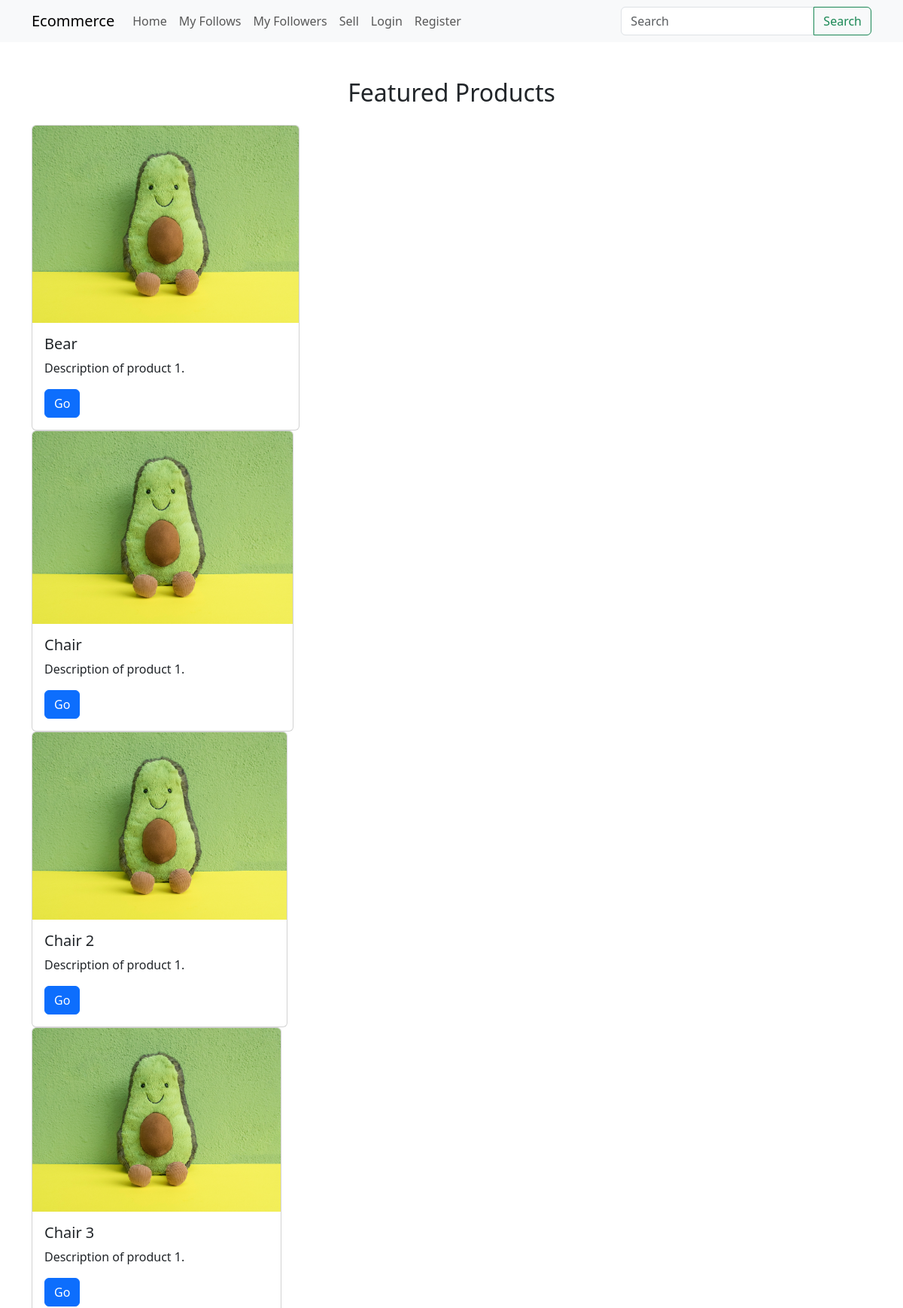
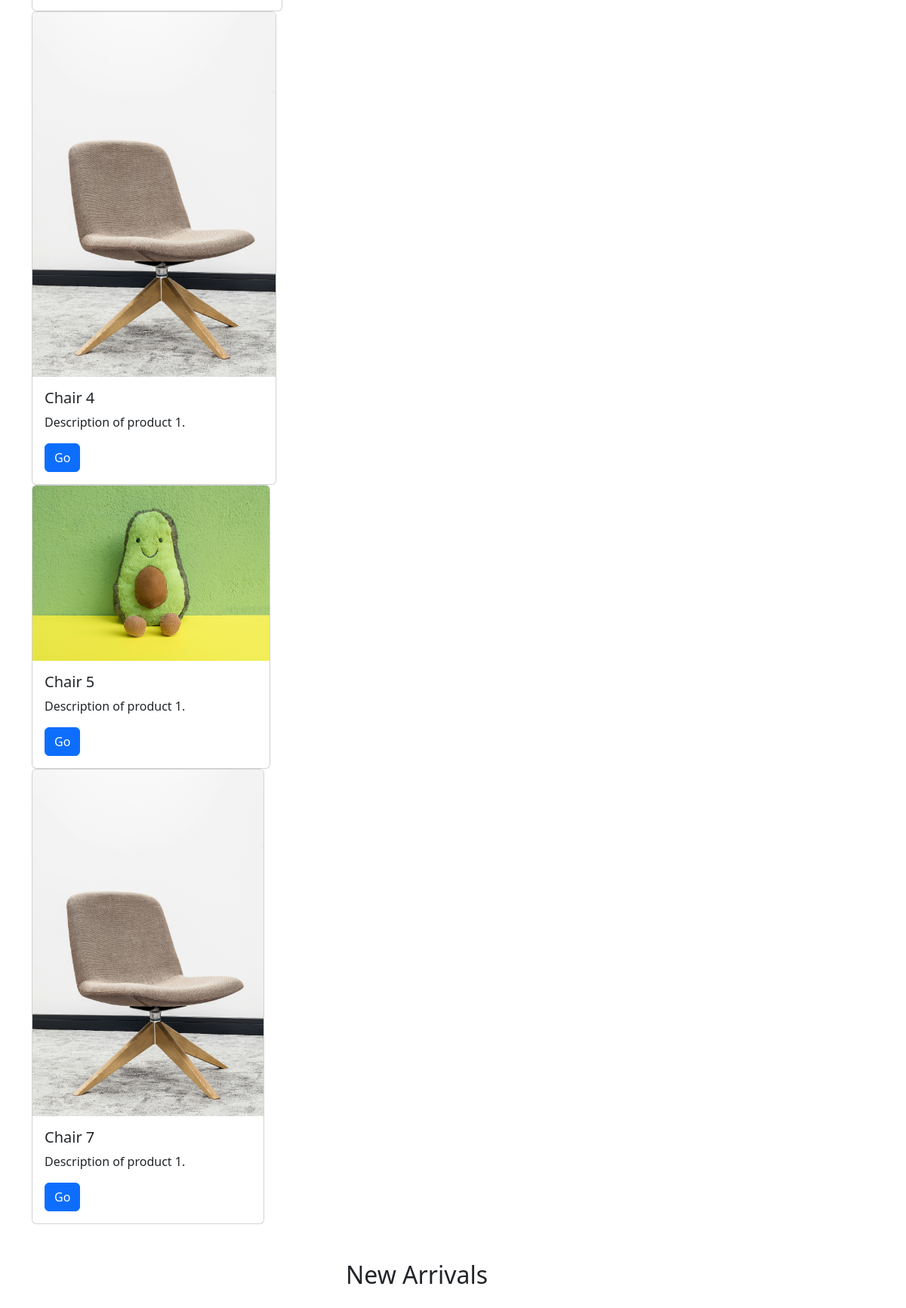
The page / on the database its author committed (2 pictures, top to bottom).
### item/models.py (models this page shows, shortened)
class Item(models.Model):
    DEFAULT_PHOTO = 'photos/default_photo.jpg'
    name = models.CharField(max_length=40)
    price = models.DecimalField(max_digits=10, decimal_places=2)
    description = models.TextField(max_length=1000, blank=True, null=True)
    photo = models.ImageField(default=DEFAULT_PHOTO, upload_to='photos', blank=True, null=True)
    category = models.ManyToManyField(Category, blank=True)
    owner = models.ForeignKey(User, on_delete=models.CASCADE)
    heart_counter = models.IntegerField(default=0)
    views = models.IntegerField(default=0)

### item/views.py (the view)
# urls.py: path('', ItemListView.as_view(), name='home'),
class ItemListView(ListView):
    model = Item
    template_name = 'item/home.html'
    context_object_name = 'item_list'

### item/templates/item/home.html (shortened to what this page needs)
{% extends 'item/base.html' %}
{% block content %}
  <div class="container mt-5">
    <h2 class="text-center mb-4">Featured Products</h2>
      {% for item in item_list %}
    <div class="row">
      <div class="col-md-4">
        <div class="card">
          <img src="{{ item.photo.url }}" class="card-img-top" alt="...">
          <div class="card-body">
            <h5 class="card-title">{{ item.name }}</h5>
            <p class="card-text">Description of product 1.</p>
            <a href="{% url 'item:item-detail' item.id %}" class="btn btn-primary">Go</a>
          </div>
        </div>
      </div>
      {% endfor %}
    </div>
  </div>
  <div class="container mt-5">
    <h2 class="text-center mb-4">New Arrivals</h2>
  </div>
{% endblock %}

### rows shown on the page
Item: photo (placeholder picture), name "Bear"
Item: photo (placeholder picture), name "Chair"
Item: photo (placeholder picture), name "Chair 2"
Item: photo (placeholder picture), name "Chair 3"
Item: photo (picture), name "Chair 4"
Item: photo (placeholder picture), name "Chair 5"
Item: photo (picture), name "Chair 7"
